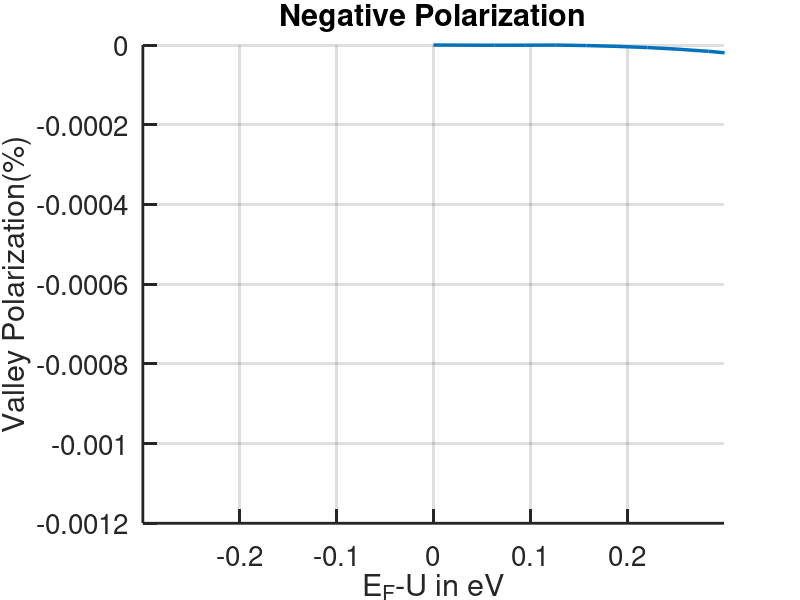

MATLAB code for this plot:
clear;
clc;
close all;

M = csvread('valley_silicene_d20_l40_disorder_0.csv');
Mrev = csvread('valley_silicene_d20_l40_disorder_0_rev.csv');

figure
% plot(M(:,1),100*(M(:,3)-M(:,2))./(M(:,2)+M(:,3)),'Linewidth',2.5)
hold on;
plot(Mrev(:,1),100*(Mrev(:,3)-Mrev(:,2))./(Mrev(:,2)+Mrev(:,3)),'Linewidth',2.5)
hold off
set(gca,'linewidth',2,'fontname','Helvetica','fontsize',20)
set(gca,'ticklength',[0.025 0.025])
xlim([-0.3 0.3])
% ylim([0 100])
xlabel('E_{F}-U in eV')
ylabel('Valley Polarization(%)')
title('Negative Polarization')
grid on
saveas(gcf,'valley_silicene_d20_l40_negative.jpg')